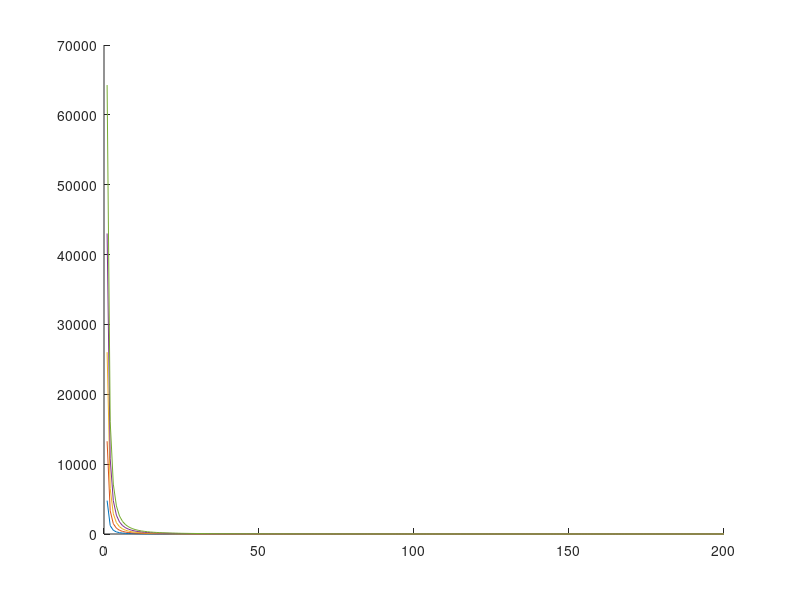

This figure's MATLAB source: (Note: this script raises an error after producing the figure.)
nickel_thickness = 0.3; % Nickel thickness in mm
nickel_width_range = [0.75:0.5:2.75]; % Nickel width range in mm

onderdonk_seconds = @(I, A, t, Ta) log10((t/(234+Ta))+1)./((33.*((I)/A).^2));
I = [1:200]; % Range of currents we care about

figure
hold on;

for i = 1:size(nickel_width_range, 2)
    cmil = nickel_thickness * nickel_width_range(i) * 1973.53;
    time = onderdonk_seconds(I, cmil, 1455, 40);
    plot(I, time)
    legendInfo{i} = sprintf("%.2f mm", nickel_width_range(i)); 
end

xline(20);
xline(80);

ylim([0 120]) % Only want to see up to 2 minutes
title("Fusible Links Width (0.3mm thickness)");xlabel("Current (A)");ylabel("Time (s)");
legend(legendInfo)
hold off;
